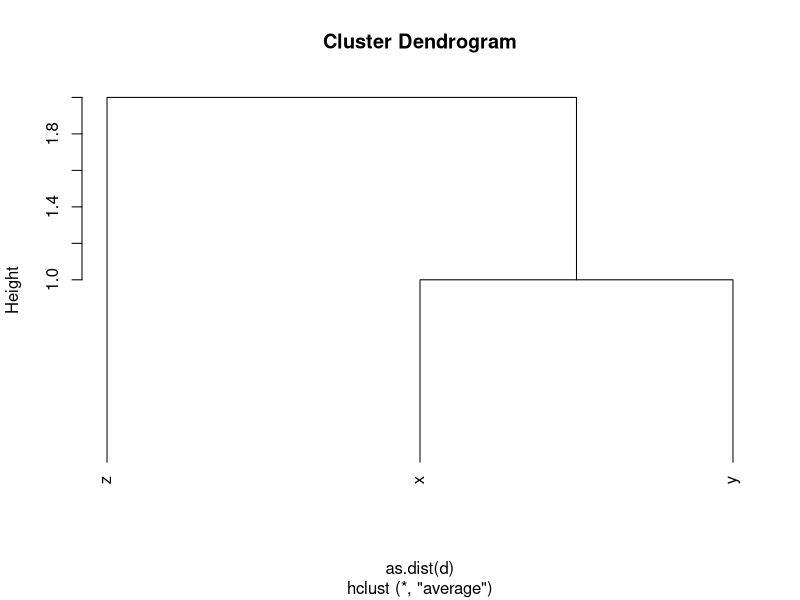

Reproduce this figure in R.
png("hclust.png")
d <- read.table('matrix.txt')
c <- hclust(as.dist(d), method = 'average')
plot(c, hang=-1)
dev.off()

